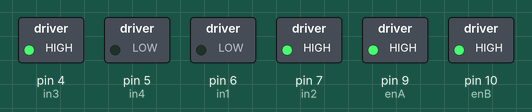
This sketch was run on a simulated Arduino Uno, built with avr-gcc and run on an emulated ATmega328P. On the bench: switched loads named in the sketch (green lamp = pin HIGH).

Above: at 0.1 s.
At 3.6 s:
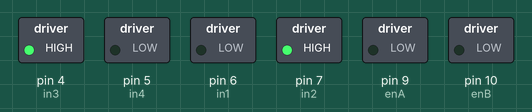
Timing chart, 0 to 5.1 s (numbered marks = the images above):
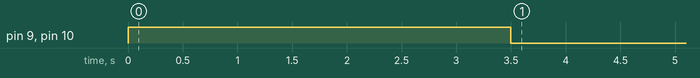

The sketch:

MotorDriver.ino
```cpp
#define enA 9
#define enB 10
#define in1 6
#define in2 7
#define in3 4
#define in4 5

bool ballDetect = false;
int motorRunTime = 3500; // Define motorRunTime variable
unsigned long motorTime = 0; // Declare motorTime variable

void setup() {
  pinMode(enA, OUTPUT);
  pinMode(in1, OUTPUT);
  pinMode(in2, OUTPUT);
  pinMode(enB, OUTPUT);
  pinMode(in3, OUTPUT);
  pinMode(in4, OUTPUT);
  // Set initial rotation direction
  digitalWrite(in1, LOW);
  digitalWrite(in2, HIGH);
  digitalWrite(in3, HIGH);
  digitalWrite(in4, LOW);
}

void loop() {
  if (ballDetect == true) { // Corrected syntax for if statement
    motorTime = millis();
    ballDetect = false; // Reset ballDetect after capturing the time
  }

  if (millis() - motorTime < motorRunTime) { // Corrected syntax for if statement and logical condition
    analogWrite(enA, 255); // Send PWM signal to L298N Enable pin
    analogWrite(enB, 255); // Send PWM signal to L298N Enable pin
  } else {
    analogWrite(enA, 0); // Send PWM signal to L298N Enable pin
    analogWrite(enB, 0); // Send PWM signal to L298N Enable pin
  }
}
```

Measured:
- by itself, pin 9 (enA), pin 10 (enB): LOW → HIGH at 0.00 s, → LOW 3.5 s later
